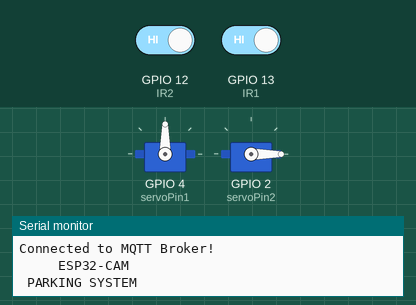
Bench run of a sketch on a simulated ESP32. Shown: 2 × servo, the last lines printed to the serial monitor. The inputs (shaded band) are chosen by the test bench; at power-on: GPIO 12 (IR2) HIGH, GPIO 13 (IR1) HIGH. WiFi joins after 1.5 s; servers stay silent unless stated; no MQTT or app messages arrive unless stated.

Above: at 6.2 s.
6.3 s: GPIO 12 (IR2) driven LOW
At 7.1 s:
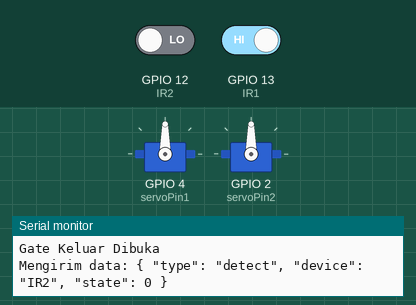
7.8 s: GPIO 13 (IR1) driven LOW
At 8.4 s:
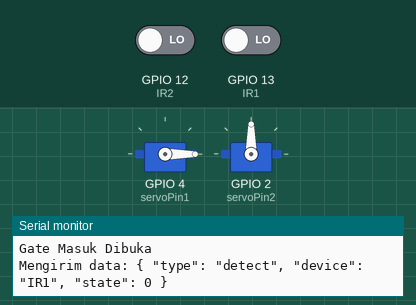
9.3 s: GPIO 12 (IR2) driven HIGH
At 12.6 s:
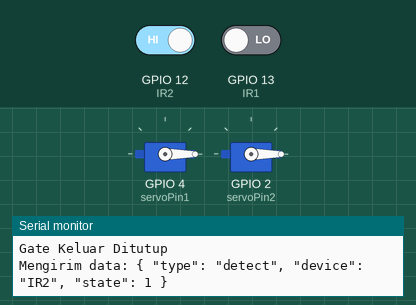
15.3 s: GPIO 13 (IR1) driven HIGH
At 18.1 s:
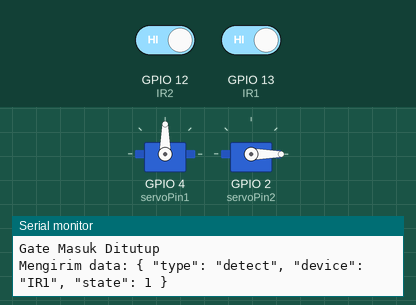
Timing chart, 0 to 19.3 s (numbered marks = the images above; inputs shaded):
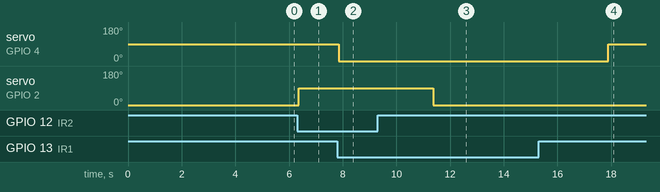

The sketch:

Parkhere.ino
```cpp
#include <ESP32Servo.h>
#include <WiFi.h>
#include <PubSubClient.h>
#include <ArduinoJson.h>

// Konfigurasi WiFi dan MQTT Broker
const char *ssid = "Bunvit Home";
const char *password = "02072215";
const char *mqtt_server = "mqtt.ourproject.my.id";
String mqttMessage = "";

WiFiClient espClient;
PubSubClient client(espClient);

// Konfigurasi IOT
Servo myservo2;
Servo myservo1;

int IR1 = 13;  // Sensor masuk terhubung ke IO12
int IR2 = 12;  // Sensor keluar terhubung ke IO13

int flag1 = 0;
int flag2 = 0;

// // Posisi servo untuk membuka dan menutup
int S2_BUKA = 0;     // Posisi servo saat membuka
int S2_TUTUP = 90;  // Posisi servo saat menutup

int S1_BUKA = 90;
int S1_TUTUP = 0;

// GPIO yang bisa digunakan untuk PWM di ESP32
int servoPin1 = 4;  // Servo 1 (IN) terhubung ke IO4
int servoPin2 = 2;  // Servo 2 (OUT) terhubung ke IO2

unsigned long timer1 = 0;                      // Timer untuk gate masuk
unsigned long timer2 = 0;                      // Timer untuk gate keluar
const unsigned long DELAY_TIME_MASUK = 5000;   // Jeda waktu 5 detik untuk gate masuk
const unsigned long DELAY_TIME_KELUAR = 5000;  // Jeda waktu 8 detik untuk gate keluar

// MQTT
void setup_mqtt() {
  client.setServer(mqtt_server, 1883);
  client.setCallback(callback);

  // Coba hubungkan dan berlangganan topic
  if (client.connect("ESP32Client")) {
    Serial.println("Connected to MQTT Broker!");
    client.subscribe("parking/action");
  } else {
    Serial.println("MQTT Connection Failed!");
  }
}

void reconnect() {
  while (!client.connected()) {
    Serial.println("Menghubungkan ke MQTT...");
    if (client.connect("ESP32_Client")) {
      Serial.println("Terhubung ke MQTT!");
    } else {
      Serial.print("Gagal, rc=");
      Serial.print(client.state());
      Serial.println(" Coba lagi dalam 5 detik...");
      delay(5000);
    }
  }
}

void execute_mqtt(String jsonMessage) {
  // Parse JSON
  StaticJsonDocument<200> doc;
  DeserializationError error = deserializeJson(doc, jsonMessage);

  if (error) {
    Serial.print("JSON Parsing failed: ");
    Serial.println(error.c_str());
    return;
  }

  // Ambil nilai dari JSON
  const char *type = doc["type"];
  Serial.print("Type: ");
  Serial.println(type);

  if (strcmp(type, "action") == 0) {
    const char *device = doc["device"];
    int state = doc["state"];

    Serial.print("Device: ");
    Serial.println(device);
    Serial.print("State: ");
    Serial.println(state);

    if (strcmp(device, "SRV1") == 0) {
      if (state == 0) {
        Serial.println("Menutup servo 1 (SRV1)...");
        myservo1.write(S1_TUTUP);
      } else if (state == 1) {
        Serial.println("Membuka servo 1 (SRV1)...");
        myservo1.write(S1_BUKA);
      }
    } else if (strcmp(device, "SRV2") == 0) {
      if (state == 0) {
        Serial.println("Menutup servo 2 (SRV2)...");
        myservo2.write(S2_TUTUP);
      } else if (state == 1) {
        Serial.println("Membuka servo 2 (SRV2)...");
        myservo2.write(S2_BUKA);
      }
    }
  }
}

// Callback function to handle incoming MQTT messages
void callback(char *topic, byte *message, unsigned int length) {
  Serial.print("Message received on topic: ");
  Serial.println(topic);

  mqttMessage = "";
  for (int i = 0; i < length; i++) {
    mqttMessage += (char)message[i];
  }

  execute_mqtt(mqttMessage);
}

void setup() {
  Serial.begin(115200);

  // setup 3rd party
  setup_wifi();
  setup_mqtt();

  pinMode(IR1, INPUT);
  pinMode(IR2, INPUT);

  // Attach servos ke pin dengan PWM
  myservo2.attach(servoPin1);
  myservo1.attach(servoPin2);

  // Set posisi awal servo
  myservo2.write(S2_TUTUP);  // Gate masuk tertutup
  myservo1.write(S1_TUTUP);  // Gate keluar tertutup

  Serial.println("     ESP32-CAM    ");
  Serial.println(" PARKING SYSTEM ");

  delay(2000);
}

void setup_wifi() {
  delay(1000);
  Serial.println();
  Serial.print("Connecting to ");
  Serial.println(ssid);
  WiFi.begin(ssid, password);
  while (WiFi.status() != WL_CONNECTED) {
    delay(1000);
    Serial.print(".");
  }
  Serial.println("WiFi connected");
  Serial.println(WiFi.localIP());
}


void loop() {
  if (!client.connected()) {
    reconnect();
  }
  client.loop();

  // Deteksi mobil di pos masuk
  if (digitalRead(IR1) == LOW && flag1 == 0) {
    flag1 = 1;                // Set flag agar tidak berulang
    myservo2.write(S2_BUKA);  // Buka gate masuk (dibalik)
    timer1 = millis();        // Catat waktu saat gate dibuka
    Serial.println("Gate Masuk Dibuka");

    // Kirim ke MQTT
    int ir1_state = digitalRead(IR1);
    String payload = "{ \"type\": \"detect\", \"device\": \"IR1\", \"state\": " + String(ir1_state) + " }";
    Serial.print("Mengirim data: ");
    Serial.println(payload);
    client.publish("parking/detect", payload.c_str());
  }

  // Jika sudah melewati 5 detik sejak gate masuk dibuka
  if (flag1 == 1 && (millis() - timer1 >= DELAY_TIME_MASUK)) {
    if (digitalRead(IR1) == LOW) {
      // Jika masih terdeteksi maka tambahkan lagi delay
      timer1 = millis();
    } else {
      // Tutup jika sudah tidak terdeteksi
      flag1 = 0;                 // Reset flag
      myservo2.write(S2_TUTUP);  // Tutup gate masuk (dibalik)
      Serial.println("Gate Masuk Ditutup");

      // Kirim ke MQTT
      int ir1_state = digitalRead(IR1);
      String payload = "{ \"type\": \"detect\", \"device\": \"IR1\", \"state\": " + String(ir1_state) + " }";
      Serial.print("Mengirim data: ");
      Serial.println(payload);
      client.publish("parking/detect", payload.c_str());
    }
  }

  // Deteksi mobil di pos keluar
  if (digitalRead(IR2) == LOW && flag2 == 0) {
    flag2 = 1;                // Set flag agar tidak berulang
    myservo1.write(S1_BUKA);  // Buka gate keluar
    timer2 = millis();        // Catat waktu saat gate dibuka
    Serial.println("Gate Keluar Dibuka");

    // Kirim ke MQTT
    int ir2_state = digitalRead(IR2);
    String payload = "{ \"type\": \"detect\", \"device\": \"IR2\", \"state\": " + String(ir2_state) + " }";
    Serial.print("Mengirim data: ");
    Serial.println(payload);
    client.publish("parking/detect", payload.c_str());
  }

  // Jika sudah melewati 8 detik sejak gate keluar dibuka
  if (flag2 == 1 && (millis() - timer2 >= DELAY_TIME_KELUAR)) {
    if (digitalRead(IR2) == LOW) {
      // Jika masih terdeteksi maka tambahkan lagi delay
      timer2 = millis();
    } else {
      flag2 = 0;                 // Reset flag
      myservo1.write(S1_TUTUP);  // Tutup gate keluar
      Serial.println("Gate Keluar Ditutup");

      // Kirim ke MQTT
      int ir2_state = digitalRead(IR2);
      String payload = "{ \"type\": \"detect\", \"device\": \"IR2\", \"state\": " + String(ir2_state) + " }";
      Serial.print("Mengirim data: ");
      Serial.println(payload);
      client.publish("parking/detect", payload.c_str());
    }
  }

  delay(100);  // Delay ringan untuk menghindari pembacaan berulang yang terlalu cepat
}
```

Measured:
- after the input at 6.3 s, servo on GPIO 2 (servoPin2): 0° → 90° after 0.06 s
- after the input at 7.8 s, servo on GPIO 4 (servoPin1): 90° → 0° after 0.06 s
- after the input at 9.3 s, servo on GPIO 2 (servoPin2): 90° → 0° after 2.1 s
- after the input at 15.3 s, servo on GPIO 4 (servoPin1): 0° → 90° after 2.6 s
